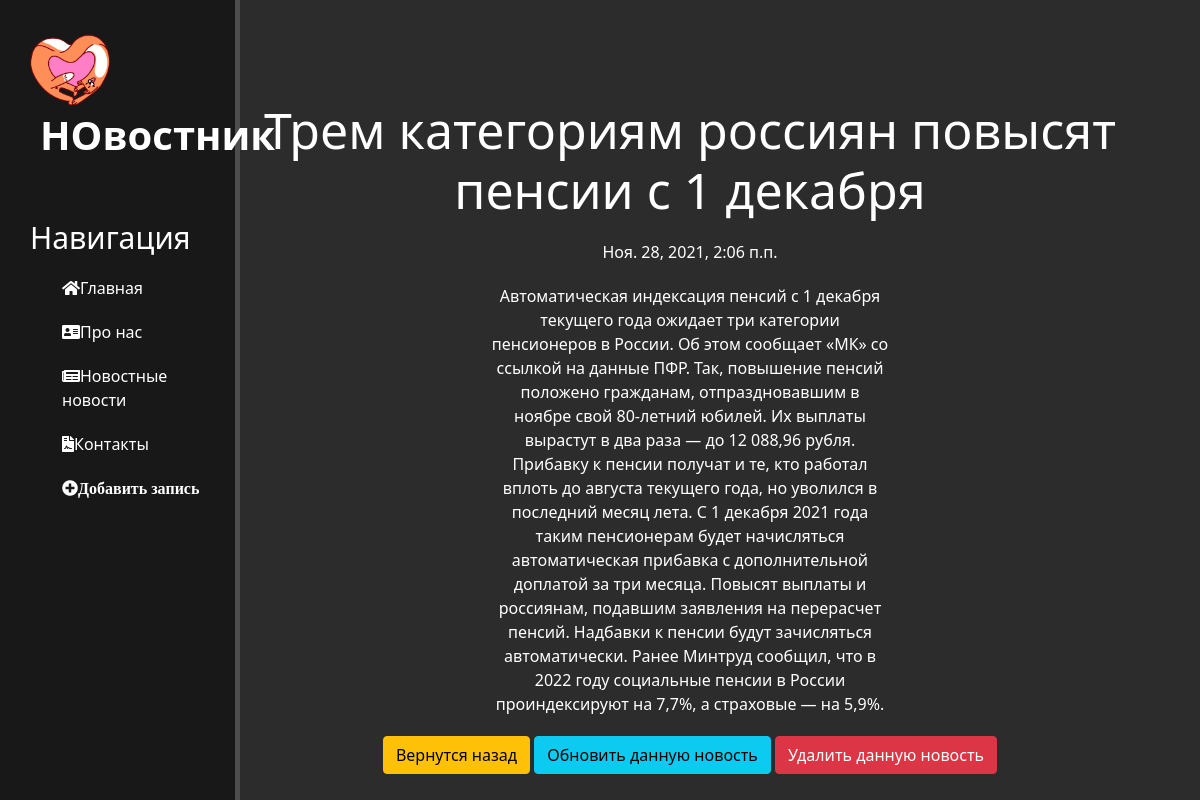
The page /news/54 on the database its author committed.
### news/models.py (models this page shows, shortened)
class Articles(models.Model):
    title = models.CharField('Название', max_length=50, null=True)
    anons = models.CharField('Анонс', max_length=250, null=True)
    full_text = models.TextField('Статья', null=True)
    time = models.DateTimeField('Дата публикации', null=True)
    counter = 0
    class Meta:
        verbose_name = 'Новость'
        verbose_name_plural = 'Новости'

### news/views.py (the view, shortened to what this page needs)
# urls.py: path('<int:pk>', views.NewsDetailVeiw.as_view(), name='news-detail'),
class NewsDetailVeiw(DetailView):
    model = Articles
    template_name = 'news/details_view.html'
    context_object_name = 'article'

### news/templates/news/details_view.html (shortened to what this page needs)
{%extends 'main/layout.html'%}
{%block content%}
<div class="feauters">
    <h1>{{article.title}} </h1>
    <p>{{article.time}}</p>
    <p>{{article.full_text}}</p>
    <a href="{% url 'news_home'%}" class="btn btn-warning">
                    Вернутся назад
    </a>
    <a href="{%url 'news-update' article.id%}" class="btn btn-info">
                    Обновить  данную новость
            </a>
     <a href="{%url 'news-delete' article.id%}" class="btn btn-danger">
                    Удалить данную новость
            </a>
</div>
{% endblock %}

### main/static/main/css/main.css (style rules this page uses)
body { background: #2c2c2c; }
a { text-decoration: none; }
main .feauters { float: left; color: #ffffff; margin-top: 100px; text-align:center; width: 75%; }
main .feauters h1 { font-size: 50px }
main .feauters p { max-width: 400px;margin: 20px auto }

### rows shown on the page
Articles: title "Трем категориям россиян повысят пенсии с 1 декабря", time "Ноя. 28, 2021, 2:06 п.п.", full_text "Автоматическая индексация пенсий с 1 декабря текущего года ожидает три категории пенсионеров в России. Об этом сообщает «МК» со ссылкой на данные ПФР. Так, повышение пенсий положено гражданам, отпраздновавшим в ноябре свой 80-летний юбилей. Их выплаты вырастут в два раза — до 12 088,96 рубля. Прибавку к пенсии получат и те, кто работал вплоть до августа текущего года, но уволился в последний месяц лета. С 1 декабря 2021 года таким пенсионерам будет начисляться автоматическая прибавка с дополнительной доплатой за три месяца. Повысят выплаты и россиянам, подавшим заявления на перерасчет пенсий. Надбавки к пенсии будут зачисляться автоматически. Ранее Минтруд сообщил, что в 2022 году…"
